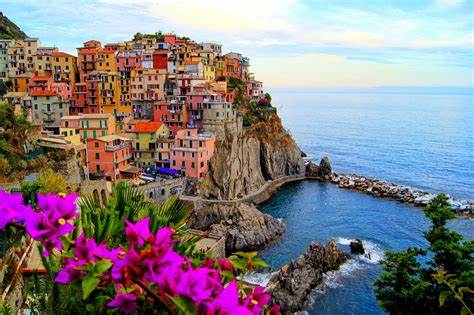
#> input picture Assignments/Assignment_1/input_images/CinqueTerre.jpg, 474 x 315 px, found by its file name
$ jupyter execute --allow-errors Assignment_1.ipynb
#> lines starting #> are read from the running program, lines starting #| are printed output that depends on the picture
# ASSIGNMENT 1
#### ANWESHA PAUL <BR> MDS202213

[cell 1]
# Import necessary packages
import numpy as np
import matplotlib.pyplot as plt
import cv2
from IPython.display import Image

## PROBLEM 1

[cell 2]
# Load the image
image = cv2.imread('CinqueTerre.jpg')
#> image is the input picture: shape (315, 474, 3); mean B, G, R 131.9, 125.4, 133.5

# Display the image
Image(filename="CinqueTerre.jpg")

### 1.1. Size and Number of Channels of an Image

[cell 3]
height, width, _ = image.shape
#> height = 315; width = 474
num_channels = image.shape[2] if len(image.shape) == 3 else 1
#> num_channels = 3

# Print image size and number of channels
print(f"Image size: {width}x{height}")
#| Image size: 474x315
print(f"Number of channels: {num_channels}")
#| Number of channels: 3

### 1.2. Accessing sub-regions of an image

[cell 4]
# Extract sub-image from the top-right corner (50x50)
subimg1 = image[:50, (width - 50) : width]

# Save and display the sub-image
cv2.imwrite('top_right_subimg.jpg', subimg1)
Image(filename='top_right_subimg.jpg')

[cell 5]
# Extract sub-image from the bottom-left corner (50x50)
subimg2 = image[(height - 50) : height, :50]

# Save and display the sub-image
cv2.imwrite('bottom_left_subimg.jpg', subimg2)
Image(filename='bottom_left_subimg.jpg')

### 1.3. Sum of Squared Differences

[cell 6]
# Define a function to calculate Sum of Squared Differences (SSD)
calculate_ssd = lambda x,y: ((x.astype(int)-y.astype(int))**2).sum()

# Convert sub-images to grayscale
subimg1 = cv2.cvtColor(subimg1, cv2.COLOR_BGR2GRAY)
#> subimg1: shape (50, 50)
subimg2 = cv2.cvtColor(subimg2, cv2.COLOR_BGR2GRAY)
#> subimg2: shape (50, 50)

# Calculate and the SSD between the two sub-images
print("Sum of Squared Differences:", calculate_ssd(subimg1, subimg2))
#| Sum of Squared Differences: 66270459

## PROBLEM 2

[cell 7]
# Load the grayscale image
image = cv2.imread('monastery.jpg', cv2.IMREAD_GRAYSCALE)
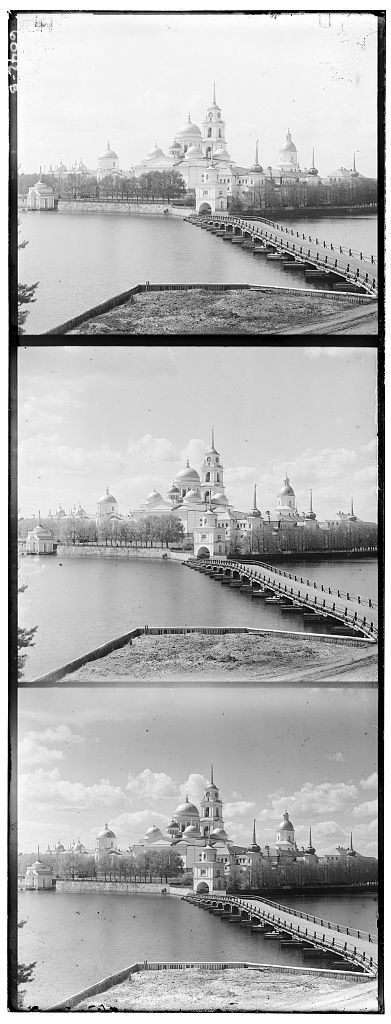
#> input picture Assignments/Assignment_1/input_images/monastery.jpg, 391 x 1024 px, found by its file name
#> image is the input picture: shape (1024, 391); min 0, max 255, mean 177.7

# Display the original image
Image(filename = 'monastery.jpg', width = 250)

[cell 8]
# Calculate image height and width
height, width = image.shape
#> height = 1024; width = 391

# Divide the image into three equal parts vertically
third_height = height // 3
#> third_height = 341

# Extract blue, green, and red channels
blue_channel = image[0:third_height, :]
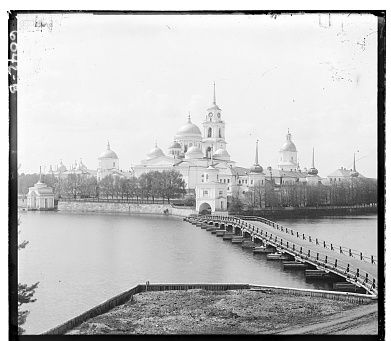
#> blue_channel: shape (341, 391); min 0, max 255, mean 189.2
green_channel = image[third_height:2*third_height, :]
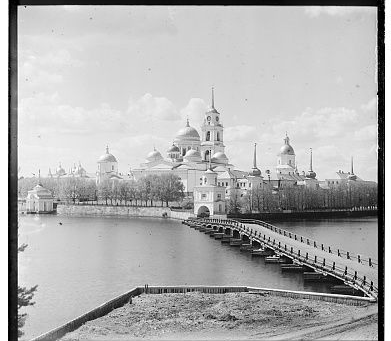
#> green_channel: shape (341, 391); min 0, max 255, mean 176.3
red_channel = image[2*third_height:, :]

# Print shapes of channels
print('Blue:', blue_channel.shape)
#| Blue: (341, 391)
print('Green:', green_channel.shape)
#| Green: (341, 391)
print('Red', red_channel.shape)
#| Red (342, 391)

Note: We need to adjust the shape of the red channel so that we can merge the channels.

[cell 9]
# Adjust the shape of the red channel for merging
red_channel = image[2*third_height:-1, :]
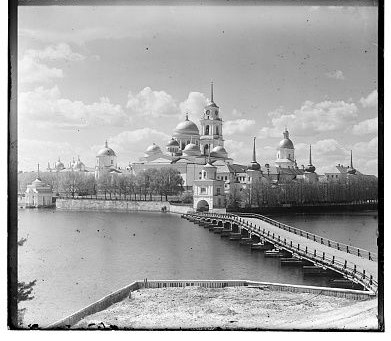
#> red_channel: shape (341, 391); min 0, max 255, mean 167.3

print(red_channel.shape)
#| (341, 391)

### 2.1. Merging the Channels to obtain the Actual Image

[cell 10]
# Merge the channels
merged_image = cv2.merge((blue_channel, green_channel, red_channel))
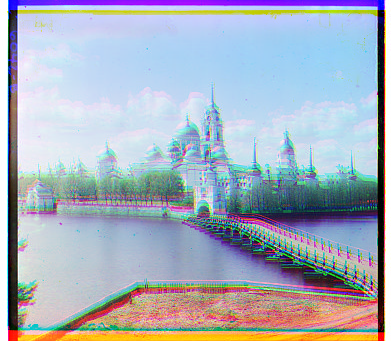
#> merged_image: shape (341, 391, 3); mean of channels 0, 1, 2 189.2, 176.3, 167.3; drawn as B, G, R
print(merged_image.shape)
#| (341, 391, 3)

# Save and display the merged image
cv2.imwrite('merged_image.jpg', merged_image)
Image(filename = "merged_image.jpg")

#### 2.2. Aligning one Channel over another using a Sliding Window Approach to find the Best Displacement.

[cell 11]
def translate_image(image, dy, dx):
    """
        Translate the image vertically and horizontally by given displacements
    """
    # Perform vertical translation
    new_image = np.roll(image, dy, axis=0)
    if dy > 0:
        new_image[0:dy, :] = 0
    elif dy < 0:
        new_image[dy:, :] = 0

    # Perform horizontal translation
    new_image = np.roll(new_image, dx, axis=1)
    if dx > 0:
        new_image[:, 0:dx] = 0
    elif dx < 0:
        new_image[:, dx:] = 0

    return new_image

[cell 12]
def align_image(bottom_image, top_image):
    """
        Aligns the top image over the bottom image using a sliding window approach to find the best displacement
    """
    # Initialize minimum SSD score
    min_ssd = float('inf')
    best_alignment, best_displacement = None, None

    # Loop through possible displacements
    for vertical_shift in range(-10, 11):
        for horizontal_shift in range(-10, 11):
            # Translate the top image
            translated_top = translate_image(top_image, vertical_shift, horizontal_shift)

            # Remove 10 pixels from each side to remove noise at the borders
            cropped_translated_top = translated_top[10:-10, 10:-10]
            cropped_bottom = bottom_image[10:-10, 10:-10]

            # Calculate SSD
            ssd = calculate_ssd(cropped_bottom, cropped_translated_top)

            # Update best alignment if SSD is minimized
            if ssd <= min_ssd:
                best_alignment = translated_top
                min_ssd = ssd
                best_displacement = [vertical_shift, horizontal_shift]
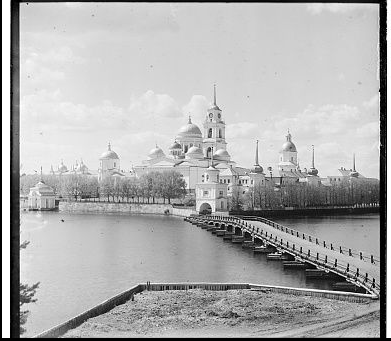
#> best_alignment: shape (341, 391); min 0, max 255, mean 174.7
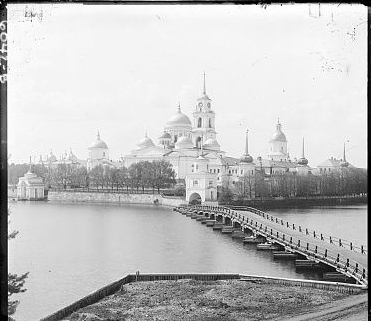
#> cropped_bottom: shape (321, 371); min 0, max 255, mean 191.6
#> after the loop, best_displacement = [-3, 2]; min_ssd = 170560109

    return best_alignment, best_displacement, min_ssd

[cell 13]
# Align green channel over blue channel
aligned_green_channel, best_displacement_green, best_score_green = align_image(blue_channel, green_channel)
#> best_displacement_green = [-3, 2]; best_score_green = 170560109

# Align red channel over blue channel
aligned_red_channel, best_displacement_red, best_score_red = align_image(blue_channel, red_channel)
#> the loop in align_image (call 2), `for vertical_shift in range(-10, 11):` made 21 passes
#> pass 1, in translate_image (call 444), `new_image = np.roll(new_image, dx, axis=1)`:
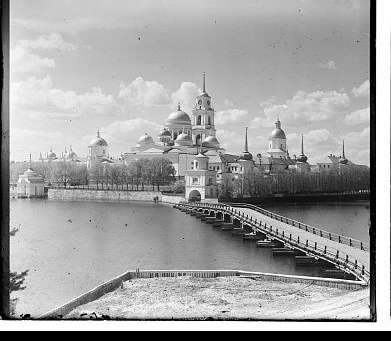
#> new_image: shape (341, 391); min 0, max 255, mean 162.8
#> after the loop in align_image (call 2), `for vertical_shift in range(-10, 11):`:
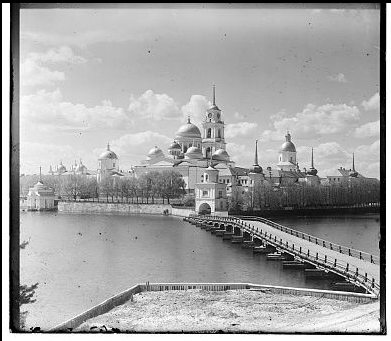
#> best_alignment: shape (341, 391); min 0, max 255, mean 163.8
#> after the loop in align_image (call 2), `for vertical_shift in range(-10, 11):`: best_displacement = [3, 2]; min_ssd = 393251836
#> best_displacement_red = [3, 2]; best_score_red = 393251836

# Print alignment information for green and red channels
print(f'Green Channel: \nDisplacement= {best_displacement_green} \nSSD= {best_score_green}')
#| Green Channel:
#| Displacement= [-3, 2]
#| SSD= 170560109
print(f'\nRed Channel: \nDisplacement= {best_displacement_red} \nSSD= {best_score_red}')
#| Red Channel:
#| Displacement= [3, 2]
#| SSD= 393251836

#### 2.3. Merging the Channels into a Single Color Image

[cell 14]
# Merge the aligned channels into a single color image
best_alignment = cv2.merge((blue_channel, aligned_green_channel, aligned_red_channel))
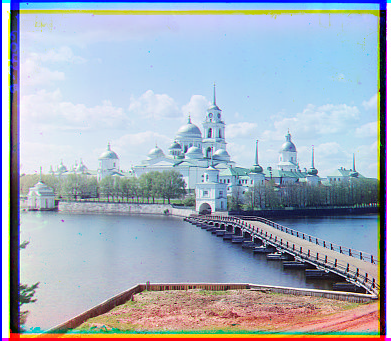
#> best_alignment: shape (341, 391, 3); mean of channels 0, 1, 2 189.2, 174.7, 163.8; drawn as B, G, R

# Save and display the final aligned image
cv2.imwrite('best_alignment.jpg', best_alignment)
Image(filename = "best_alignment.jpg")
